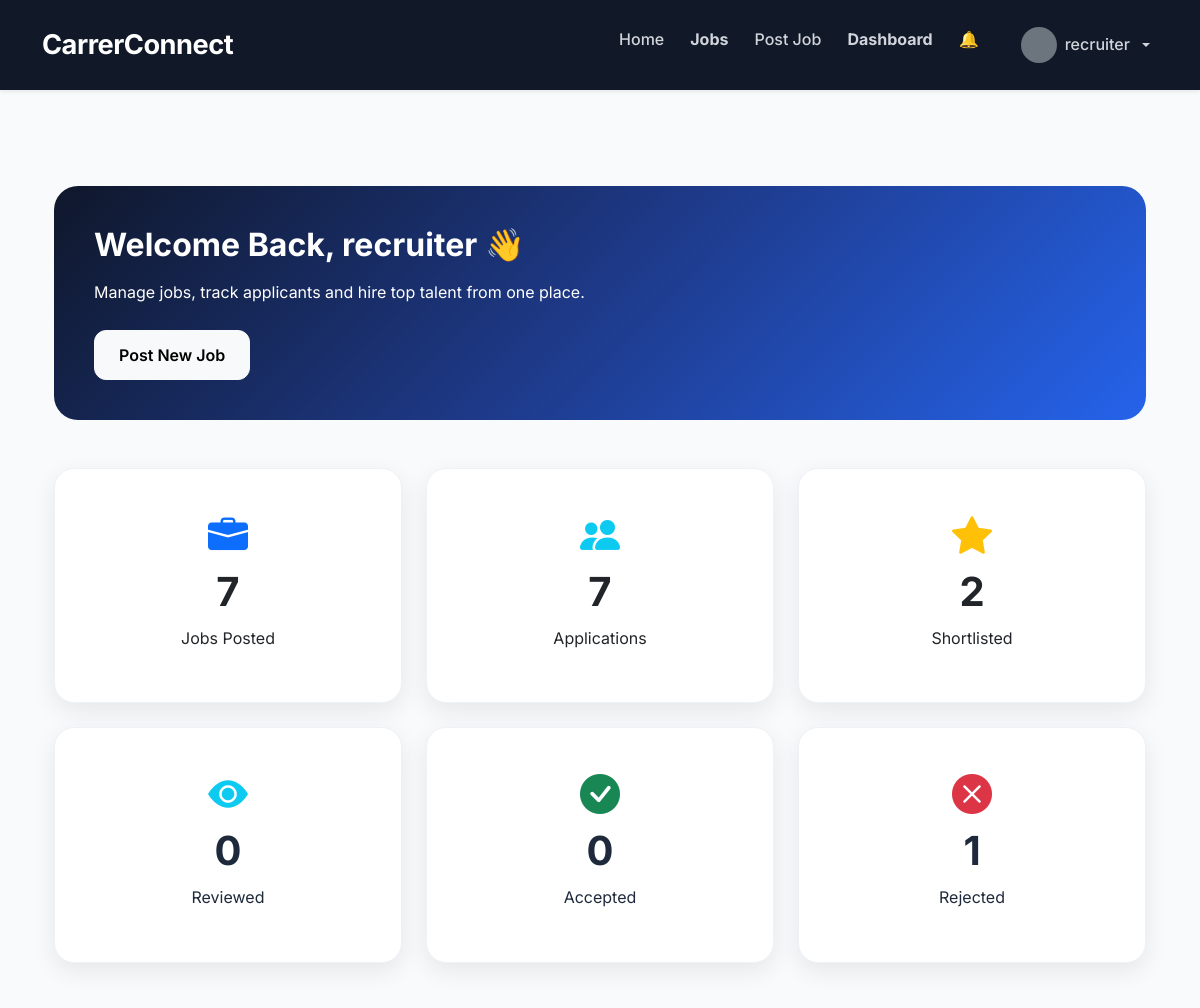
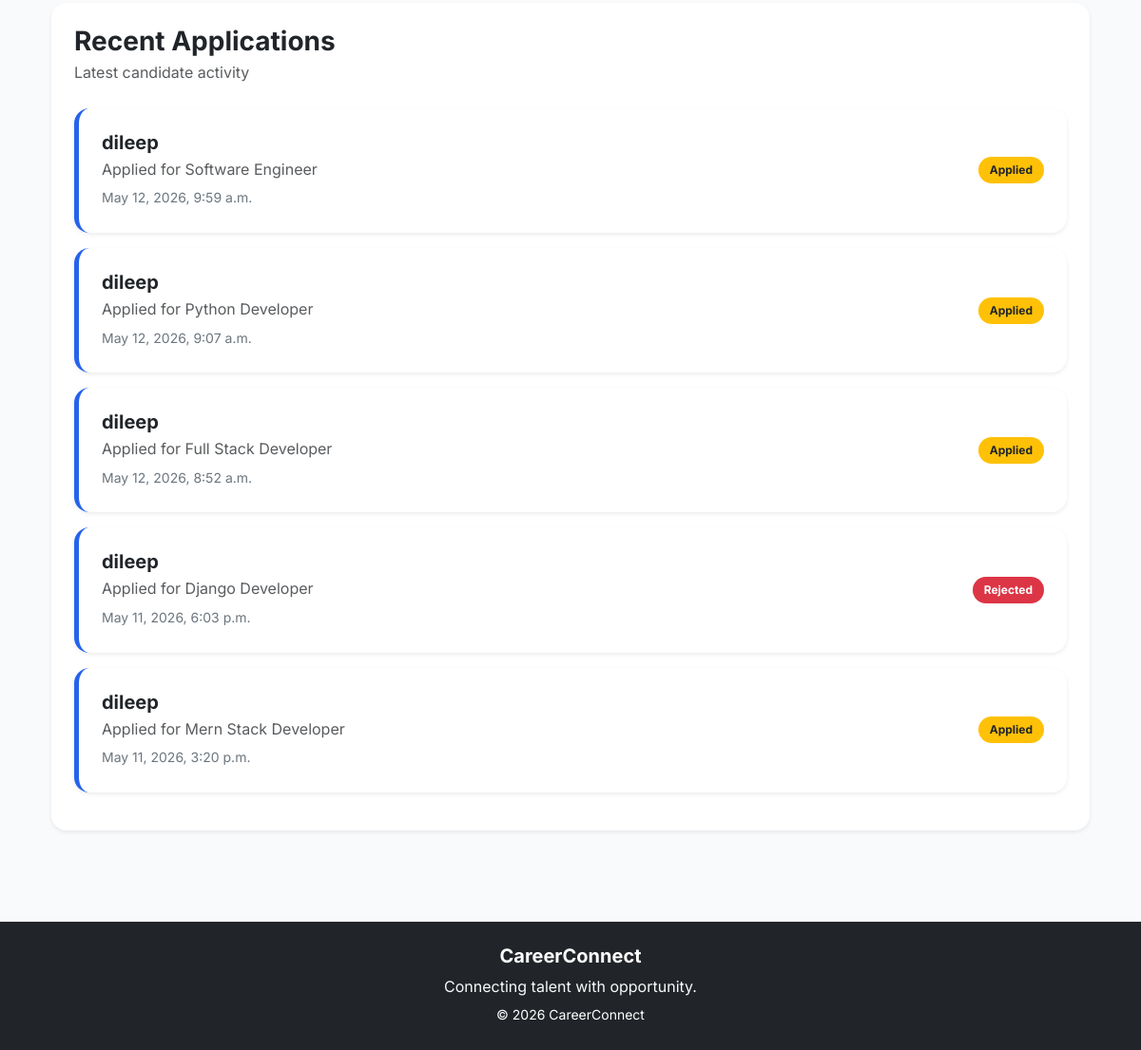
Before: /jobs/dashboard/ (signed in) with the older database file (2 pictures, top to bottom).
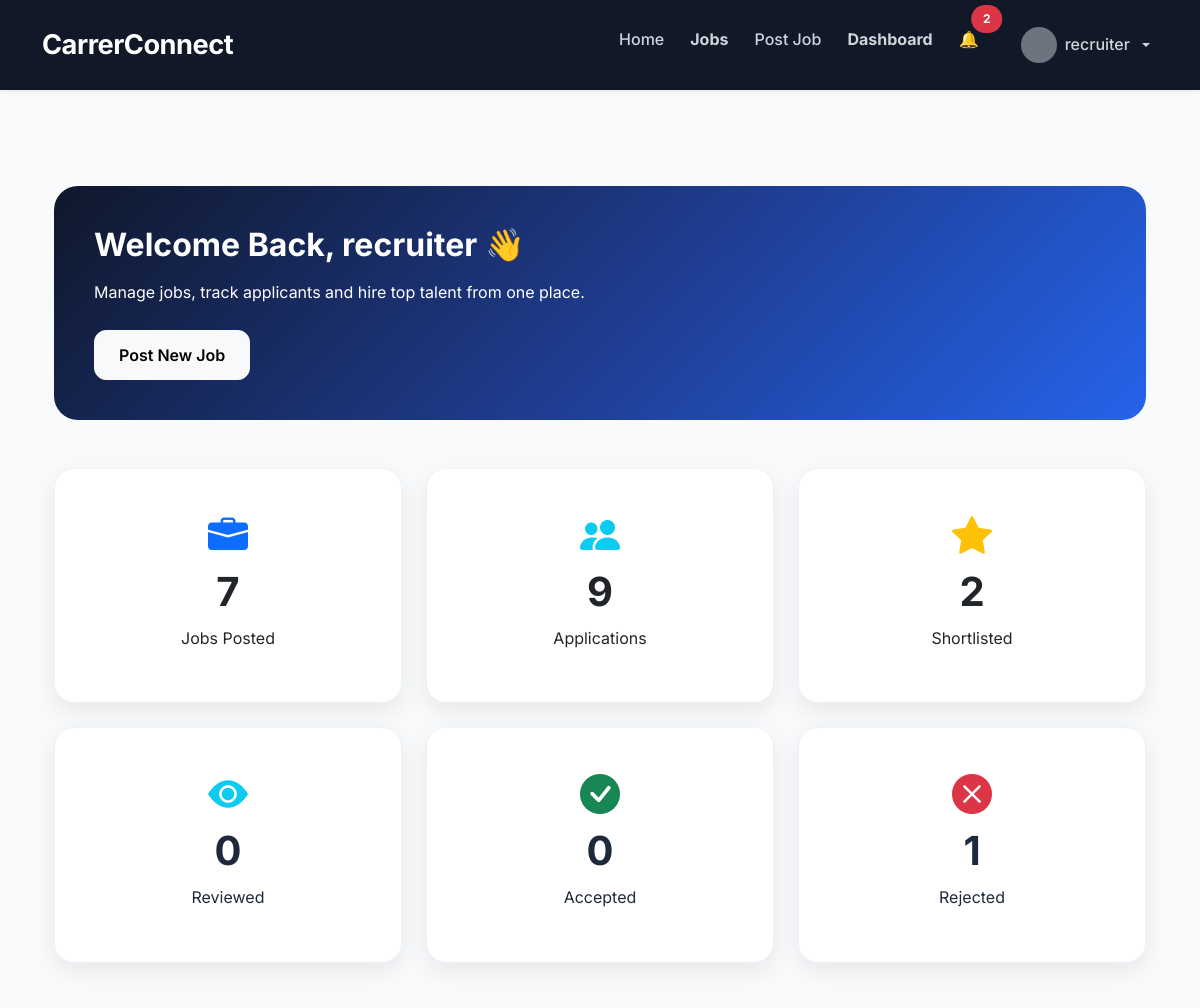
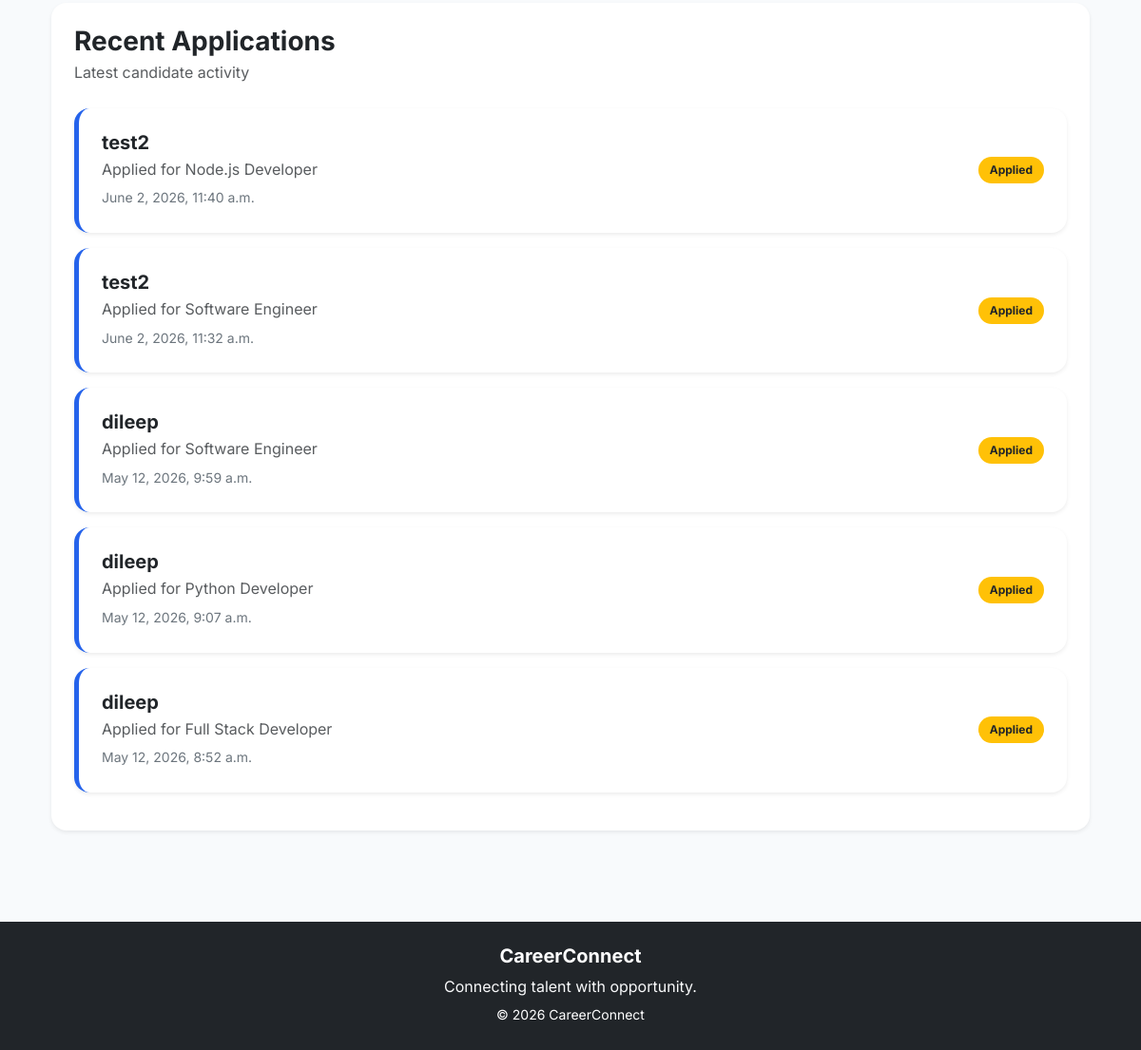
After: the same page with the newer database file (2 pictures, top to bottom).
### applications/models.py (models this page shows, shortened)
class Application(models.Model):
    STATUS_CHOICES = [
    ('applied', 'Applied'),
    ('reviewed', 'Reviewed'),
    ('shortlisted', 'Shortlisted'),
    ('accepted', 'Accepted'),
    ('rejected', 'Rejected'),
]
    job = models.ForeignKey(
        Job,
        on_delete=models.CASCADE
    )
    applicant = models.ForeignKey(
        User,
        on_delete=models.CASCADE
    )
    status = models.CharField(
    max_length=20,
    choices=STATUS_CHOICES,
    default='applied'
)
    applied_at = models.DateTimeField(
        auto_now_add=True
    )

### jobs/models.py (models this page shows, shortened)
class Job(models.Model):
    JOB_TYPE_CHOICES = (
        ('full_time', 'Full Time'),
        ('part_time', 'Part Time'),
        ('internship', 'Internship'),
        ('remote', 'Remote'),
)
    EXPERIENCE_LEVEL_CHOICES = (
    ('fresher', 'Fresher'),
    ('junior', 'Junior'),
    ('mid', 'Mid Level'),
    ('senior', 'Senior'),
)
    recruiter = models.ForeignKey(
        User,
        on_delete=models.CASCADE
    )
    title = models.CharField(
        max_length=255
    )
    company_name = models.CharField(
        max_length=255
    )
    company_logo = models.ImageField(
    upload_to='company_logos/',
    blank=True,
    null=True
    )
    location = models.CharField(
        max_length=255
    )
    salary = models.CharField(
        max_length=100
    )
    job_type = models.CharField(
        max_length=50,
        choices=JOB_TYPE_CHOICES
    )
    experience_level = models.CharField(
    max_length=50,
    choices=EXPERIENCE_LEVEL_CHOICES,
    default='fresher'
)
    description = models.TextField()
    requirements = models.TextField()
    created_at = models.DateTimeField(
        auto_now_add=True
    )
    updated_at = models.DateTimeField(
        auto_now=True
    )

### jobs/views.py (the view)
@login_required
def recruiter_dashboard_view(request):
    if request.user.userprofile.role != 'recruiter':
        return redirect('home')
    jobs = Job.objects.filter(
        recruiter=request.user
    ).order_by(
        '-created_at'
    )
    applications = Application.objects.filter(
        job__recruiter=request.user
    ).order_by(
        '-applied_at'
    )
    shortlisted_count = applications.filter(
        status='shortlisted'
    ).count()
    context = {
    'jobs': jobs,
    'total_jobs': jobs.count(),
    'total_applications': applications.count(),
    'shortlisted_count': applications.filter(
        status='shortlisted'
    ).count(),
    'accepted_count': applications.filter(
        status='accepted'
    ).count(),
    'rejected_count': applications.filter(
        status='rejected'
    ).count(),
    'reviewed_count': applications.filter(
        status='reviewed'
    ).count(),
    'recent_applications': applications.order_by(
        '-applied_at'
    )[:5]
}
    return render(
        request,
        'jobs/recruiter_dashboard.html',
        context
    )

### accounts/context_processors.py (called while the page is built)
def notification_count(request):
    if request.user.is_authenticated:
        count = Notification.objects.filter(
            user=request.user,
            is_read=False
        ).count()
        return {
            'notification_count': count
        }
    return {
        'notification_count': 0
    }

### templates/jobs/recruiter_dashboard.html (shortened to what this page needs)
{% extends 'base.html' %}
{% block content %}
<div class="container py-5">
<div class="recruiter-banner mb-5">
    <h2 class="fw-bold mb-3">
        Welcome Back, {{ request.user.username }} 👋
    </h2>
    <p class="mb-4">
        Manage jobs, track applicants and hire top talent from one place.
    </p>
    <a href="{% url 'create_job' %}"
       class="btn btn-light fw-semibold">
        Post New Job
    </a>
</div>
<div class="row g-4 mb-5">
    <div class="col-md-4">
        <a href="{% url 'recruiter_jobs' %}"
           class="text-decoration-none text-dark">
            <div class="recruiter-card">
                <i class="bi bi-briefcase-fill text-primary"></i>
                <h2>{{ total_jobs }}</h2>
                <p>Jobs Posted</p>
            </div>
        </a>
    </div>
    <div class="col-md-4">
        <a href="{% url 'recruiter_applications' %}"
           class="text-decoration-none text-dark">
            <div class="recruiter-card">
                <i class="bi bi-people-fill text-info"></i>
                <h2>{{ total_applications }}</h2>
                <p>Applications</p>
            </div>
        </a>
    </div>
    <div class="col-md-4">
        <a href="{% url 'shortlisted_candidates' %}"
           class="text-decoration-none text-dark">
            <div class="recruiter-card">
                <i class="bi bi-star-fill text-warning"></i>
                <h2>{{ shortlisted_count }}</h2>
                <p>Shortlisted</p>
            </div>
        </a>
    </div>
    <div class="col-md-4">
        <div class="recruiter-card">
            <i class="bi bi-eye-fill text-info"></i>
            <h2>{{ reviewed_count }}</h2>
            <p>Reviewed</p>
        </div>
    </div>
    <div class="col-md-4">
        <div class="recruiter-card">
            <i class="bi bi-check-circle-fill text-success"></i>
            <h2>{{ accepted_count }}</h2>
            <p>Accepted</p>
        </div>
    </div>
    <div class="col-md-4">
        <div class="recruiter-card">
            <i class="bi bi-x-circle-fill text-danger"></i>
            <h2>{{ rejected_count }}</h2>
            <p>Rejected</p>
        </div>
    </div>
</div>
<div class="card border-0 shadow-sm rounded-4 p-4">
    <div class="mb-4">
        <h3 class="fw-bold mb-1">
            Recent Applications
        </h3>
        <p class="text-muted mb-0">
            Latest candidate activity
        </p>
    </div>
    {% for application in recent_applications %}
    <div class="card recruiter-application border-0 shadow-sm rounded-4 p-4 mb-3">
        <div class="d-flex justify-content-between align-items-center flex-wrap">
            <div>
                <h5 class="fw-bold mb-1">
                    {{ application.applicant.username }}
                </h5>
                <p class="text-muted mb-1">
                    Applied for {{ application.job.title }}
                </p>
                <small class="text-secondary">
                    {{ application.applied_at }}
                </small>
            </div>
            <div>
                {% if application.status == 'applied' %}
                <span class="badge bg-warning text-dark">Applied</span>
                {% elif application.status == 'reviewed' %}
                <span class="badge bg-info text-dark">Reviewed</span>
                {% elif application.status == 'shortlisted' %}
                <span class="badge bg-primary">Shortlisted</span>
                {% elif application.status == 'accepted' %}
                <span class="badge bg-success">Accepted</span>
                {% elif application.status == 'rejected' %}
                <span class="badge bg-danger">Rejected</span>
                {% endif %}
            </div>
        </div>
    </div>
    {% endfor %}
</div>
</div>
{% endblock %}

### templates/base.html (shortened to what the changed rows need)
{% load static %}
<!DOCTYPE html>
<html lang="en">
<head>
<link rel="stylesheet"
href="https://cdn.jsdelivr.net/npm/bootstrap-icons@1.11.3/font/bootstrap-icons.min.css">
<link
    href="https://cdn.jsdelivr.net/npm/bootstrap@5.3.3/dist/css/bootstrap.min.css"
    rel="stylesheet">
<link
    rel="stylesheet"
    href="{% static 'css/style.css' %}">
</head>
<body>
    <nav class="navbar navbar-expand-lg navbar-dark shadow-sm">
        <div class="container">
            <div class="collapse navbar-collapse" id="navbarNav">
                <ul class="navbar-nav ms-auto">
                           {% if user.is_authenticated %}
                                <li class="nav-item me-3">
                                    <a class="nav-link position-relative text-white"
                                    href="{% url 'notifications' %}">
                                        🔔
                                        {% if notification_count > 0 %}
                                            <span class="position-absolute top-0 start-100 translate-middle badge rounded-pill bg-danger">
                                                {{ notification_count }}
                                            </span>
                                        {% endif %}
                                    </a>
                                </li>
                                {% endif %}
                </ul>
            </div>
        </div>
    </nav>
<div class="container mt-5">
    {% block content %}
    {% endblock %}
</div>
</body>
</html>

Changed rows visible on the page:
no longer on this page (row unchanged): Application: applicant.username "dileep", job "Django Developer", applied_at "May 11, 2026, 6:03 p.m.", status "Rejected"
no longer on this page (row unchanged): Application: applicant.username "dileep", job "Mern Stack Developer", applied_at "May 11, 2026, 3:20 p.m.", status "Applied"
added Application: applicant.username "test2", job "Node.js Developer", applied_at "June 2, 2026, 11:40 a.m.", status "Applied"
added Application: applicant.username "test2", job "Software Engineer", applied_at "June 2, 2026, 11:32 a.m.", status "Applied"
Other visible differences:
{{ notification_count }}: (not shown) → "2"
{{ total_applications }}: "7" → "9"
